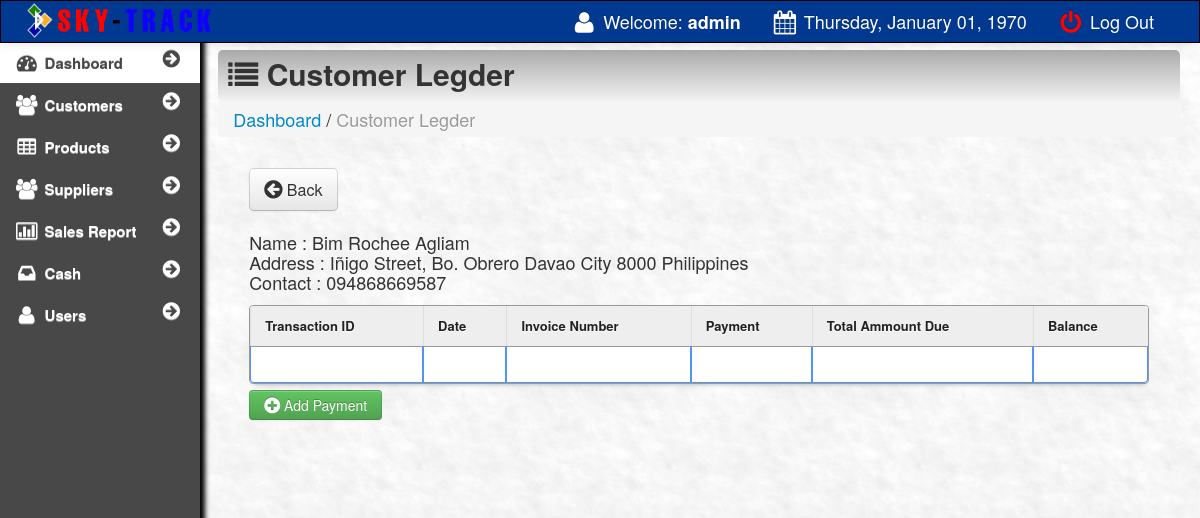
The page /main/customer_ledger.php?cname=RS-0228824 (signed in) on the database its author committed.
### tables this page shows
CREATE TABLE `customer` (
  `customer_id` int(11) NOT NULL,
  `customer_name` varchar(100) NOT NULL,
  `address` varchar(100) NOT NULL,
  `contact` varchar(100) NOT NULL,
  `membership_number` varchar(100) NOT NULL,
  `prod_name` varchar(550) NOT NULL,
  `expected_date` varchar(500) NOT NULL,
  `note` varchar(500) NOT NULL
);

### main/customer_ledger.php (the view, shortened to what this page needs)
<html>
<head>
 <link href="css/bootstrap.css" rel="stylesheet">
    <link rel="stylesheet" type="text/css" href="css/DT_bootstrap.css">
  <link rel="stylesheet" href="css/font-awesome.min.css">
    <link href="css/bootstrap-responsive.css" rel="stylesheet">
<link href="../style.css" media="screen" rel="stylesheet" type="text/css" />
<link href="src/facebox.css" media="screen" rel="stylesheet" type="text/css" />
</head>
<body>
<?php include('navfixed.php');?>
	<div class="container-fluid">
      <div class="row-fluid">
	<div class="span2">
          <div class="well sidebar-nav">
            <ul class="nav nav-list">
              <li class="active"><a href="#"><i class="icon-dashboard icon-large"></i> Dashboard <div class="pull-right"><i class="icon-circle-arrow-right icon-large"></i></div></a></li>
              <li><a href="#"><i class="icon-group icon-large"></i> Customers <div class="pull-right"><i class="icon-circle-arrow-right icon-large"></i></div></a></li>
              <li><a href="#"><i class="icon-table icon-large"></i> Products <div class="pull-right"><i class="icon-circle-arrow-right icon-large"></i></div></a></li>
              <li><a href="#"><i class="icon-group icon-large"></i> Suppliers <div class="pull-right"><i class="icon-circle-arrow-right icon-large"></i></div></a></li>
              <li><a href="sales.php"><i class="icon-bar-chart icon-large"></i> Sales Report <div class="pull-right"><i class="icon-circle-arrow-right icon-large"></i></div></a></li>
              <li><a href="sales.php"><i class="icon-inbox icon-large"></i> Cash <div class="pull-right"><i class="icon-circle-arrow-right icon-large"></i></div></a></li>
			   <li><a href="user.php"><i class="icon-user icon-large"></i> Users <div class="pull-right"><i class="icon-circle-arrow-right icon-large"></i></div></a></li>
            </ul>
          </div>
        </div>
	<div class="span10">
	<div class="contentheader">
			<i class="icon-list"></i> Customer Legder
			</div>
			<ul class="breadcrumb">
			<li><a href="index.php">Dashboard</a></li> /
			<li class="active">Customer Legder</li>
			</ul>
<div id="maintable">
<div style="margin-top: -19px; margin-bottom: 21px;">
<a  href="index.php"><button class="btn btn-default btn-large" style="float: none;"><i class="icon icon-circle-arrow-left icon-large"></i> Back</button></a>
</div>
<?php
include('../connect.php');
$tftft=$_GET['cname'];
$resulta = $db->prepare("SELECT * FROM sales WHERE invoice_number= :a");
$resulta->bindParam(':a', $tftft);
$resulta->execute();
for($i=0; $rowa = $resulta->fetch(); $i++){
$name=$rowa['name'];
}
$resultas = $db->prepare("SELECT * FROM customer WHERE customer_name= :b");
$resultas->bindParam(':b', $name);
$resultas->execute();
for($i=0; $rowas = $resultas->fetch(); $i++){
echo 'Name : '.$rowas['customer_name'].'<br>';
echo 'Address : '.$rowas['address'].'<br>';
echo 'Contact : '.$rowas['contact'].'<br>';
}
?>
<table class="table table-bordered" id="resultTable" data-responsive="table" style="text-align: left;">
	<thead>
		<tr>
			<th> Transaction ID </th>
			<th> Date </th>
			<th> Invoice Number </th>
			<th> Payment </th>
			<th> Total Ammount Due </th>
			<th> Balance </th>
		</tr>
	</thead>
	<tbody>
			<tr class="record">
			<td>&nbsp;</td>
			<td>&nbsp;</td>
			<td>&nbsp;</td>
			<td>&nbsp;</td>
			<td><strong><?php echo $rowa['amount']; ?></strong></td>
			<td>&nbsp;</td>
			</tr>
	</tbody>
</table>
<a rel="facebox" href="addledger.php?invoice=<?php echo $_GET['cname']; ?>&amount=<?php echo $rowa['amount']; ?>" style="margin-top: 10px;"><button class="btn btn-success"><i class="icon-plus-sign icon-large"></i> Add Payment</button></a><br><br>
</div>
</body>
<?php include('footer.php');?>
</html>

### style.css (style rules this page uses)
#maintable { margin: 50px auto; width: 900px; }
#resultTable { border-collapse: separate; background-color: #FFFFFF; border-spacing: 0; max-width: 100%; }
#resultTable { color: #666666; text-shadow: 0 1px 0 #FFFFFF; width: 100%; border: 1px solid #999999; box-shadow: 0 5px 5px -5px rgba(0, 0, 0, 0.3); margin-top: 13px; }
#resultTable thead tr th { background: none repeat scroll 0 0 #EEEEEE; color: #222222; padding: 10px 14px; text-align: left; border-top: 0 none; font-size: 13px; }
#resultTable tbody tr td { font: bold 13px 'Arial'; text-align: left; padding: 10px 14px; border-top: 1px solid #999999; }
#resultTable td { padding:7px; border:#4e95f4 1px solid; }
#resultTable tr { background: #fff; }

### main/customer_ledger.php (style rules this page uses)
body { padding-top: 60px; padding-bottom: 40px; }
.sidebar-nav { padding: 9px 0; }

### rows shown on the page
customer: customer_name "Bim Rochee Agliam", address "Iñigo Street, Bo. Obrero Davao City 8000 Philippines", contact "094868669587"

### other values the page prints
$_SESSION['SESS_LAST_NAME'] "admin"
$new "Thursday, January 01, 1970"
